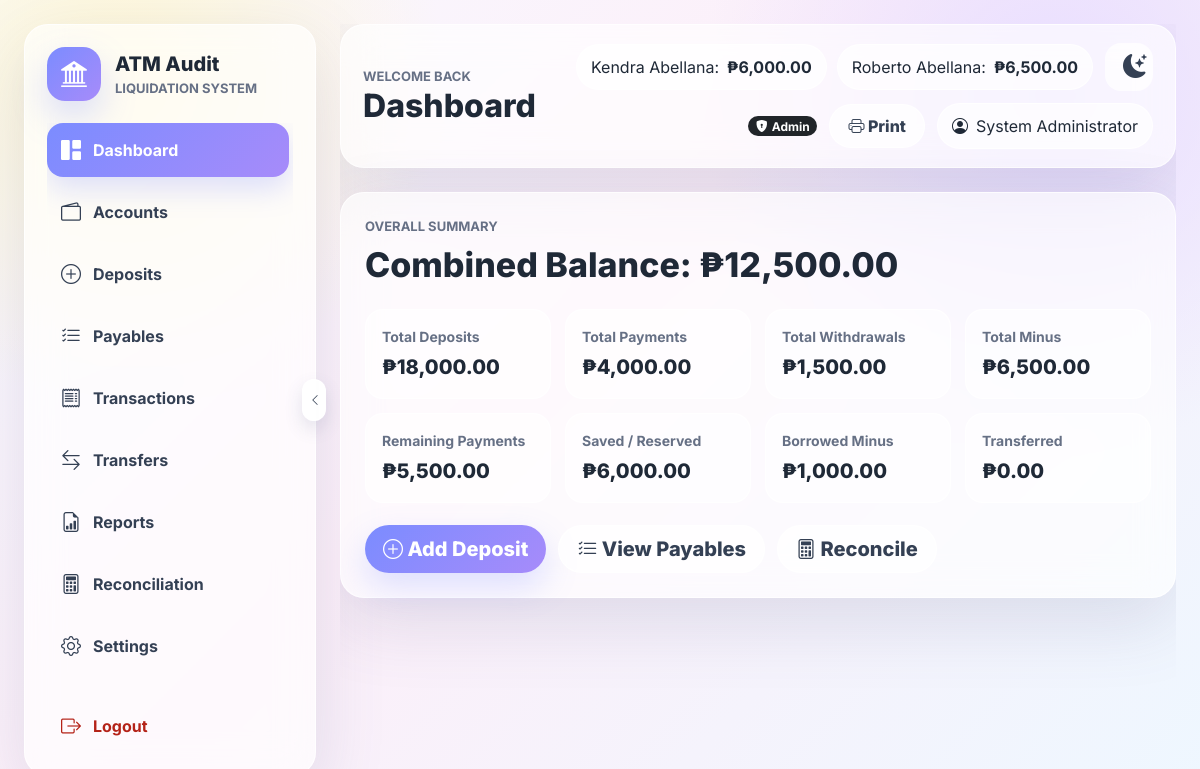
/pages/dashboard.php (signed in), run on the app's committed database.
### tables this page shows
CREATE TABLE accounts (
    id INT AUTO_INCREMENT PRIMARY KEY,
    account_name VARCHAR(160) NOT NULL UNIQUE,
    current_balance DECIMAL(15,2) NOT NULL DEFAULT 0.00,
    created_at DATETIME NOT NULL DEFAULT CURRENT_TIMESTAMP,
    deleted_at DATETIME NULL
);

### config/database.php (called while the page is built, shortened)
<?php
function db(): PDO
{
    static $pdo = null;
    if ($pdo instanceof PDO) {
        return $pdo;
    }
    $dsn = sprintf('mysql:host=%s;port=%s;dbname=%s;charset=utf8mb4', DB_HOST, DB_PORT, DB_NAME);
    $pdo = new PDO($dsn, DB_USER, DB_PASS, [
        PDO::ATTR_ERRMODE => PDO::ERRMODE_EXCEPTION,
        PDO::ATTR_DEFAULT_FETCH_MODE => PDO::FETCH_ASSOC,
        PDO::ATTR_EMULATE_PREPARES => false,
    ]);
    ensureDefaultSeedData($pdo);
    return $pdo;
}
function ensureDefaultSeedData(PDO $pdo): void
{
    try {
        $pdo->beginTransaction();
        $accountStmt = $pdo->prepare(
            'INSERT INTO accounts (id, account_name, current_balance, deleted_at)
             VALUES (:id, :account_name, :current_balance, NULL)
             ON DUPLICATE KEY UPDATE
                 account_name = VALUES(account_name),
                 deleted_at = NULL'
        );
        foreach (DEFAULT_SEED_ACCOUNTS as [$id, $accountName, $balance]) {
            $accountStmt->execute([
                'id' => $id,
                'account_name' => $accountName,
                'current_balance' => $balance,
            ]);
        }
        $findDefaultUserStmt = $pdo->prepare(
            'SELECT id FROM users WHERE LOWER(username) = LOWER(:username) LIMIT 1'
        );
        $updateDefaultUserStmt = $pdo->prepare(
            'UPDATE users
             SET full_name = :full_name,
                 password = :password,
                 role = :role,
                 account_id = :account_id,
                 deleted_at = NULL
             WHERE id = :id'
        );
        $insertDefaultUserStmt = $pdo->prepare(
            'INSERT INTO users (full_name, username, password, role, account_id, deleted_at)
             VALUES (:full_name, :username, :password, :role, :account_id, NULL)'
        );
        foreach (DEFAULT_SEED_USERS as [$fullName, $username, $password, $role, $accountId]) {
            $params = [
                'full_name' => $fullName,
                'username' => $username,
                'password' => $password,
                'role' => $role,
                'account_id' => $accountId,
            ];
            $findDefaultUserStmt->execute(['username' => $username]);
            $existingId = (int) ($findDefaultUserStmt->fetch()['id'] ?? 0);
            if ($existingId > 0) {
                $updateDefaultUserStmt->execute([
                    'full_name' => $fullName,
                    'password' => $password,
                    'role' => $role,
                    'account_id' => $accountId,
                    'id' => $existingId,
                ]);
            } else {
                $insertDefaultUserStmt->execute($params);
            }
        }
        if ($pdo->inTransaction()) {
            $pdo->commit();
        }
    } catch (Throwable $e) {
        if ($pdo->inTransaction()) {
            $pdo->rollBack();
        }
        error_log($e->getMessage());
    }
}
function e(?string $value): string
{
    return htmlspecialchars((string) $value, ENT_QUOTES, 'UTF-8');
}
function asset(string $path): string
{
    return BASE_URL . '/assets/' . ltrim($path, '/');
}
function currentUser(): ?array
{
    return $_SESSION['user'] ?? null;
}
function isAdmin(): bool
{
    return (currentUser()['role'] ?? '') === 'Admin';
}
function money($amount): string
{
    return '&#8369;' . number_format((float) $amount, 2);
}
function fetchAccounts(bool $respectAccess = true): array
{
    return db()->query('SELECT * FROM accounts WHERE deleted_at IS NULL ORDER BY id ASC')->fetchAll();
}
function recalculateAllAccounts(): void
{
    foreach (fetchAccounts() as $account) {
        recalculateAccount((int) $account['id']);
    }
}

### includes/header.php (shortened to what this page needs)
<?php
require_once __DIR__ . '/../config/database.php';
function renderHeader(string $title): void
{
    $user = currentUser();
    $accounts = currentUser() ? fetchAccounts() : [];
    ?>
    <!doctype html>
    <html lang="en">
    <head>
        <link href="https://cdn.jsdelivr.net/npm/bootstrap@5.3.3/dist/css/bootstrap.min.css" rel="stylesheet">
        <link href="https://cdn.jsdelivr.net/npm/bootstrap-icons@1.11.3/font/bootstrap-icons.css" rel="stylesheet">
        <link href="<?= asset('css/style.css') ?>" rel="stylesheet">
    </head>
    <body>
    <?php if ($user): ?>
        <div class="app-shell">
            <?php require __DIR__ . '/sidebar.php'; ?>
            <main class="main-panel">
                <header class="topbar glass-card">
                    <div>
                        <div class="eyebrow">Welcome back</div>
                        <h1><?= e($title) ?></h1>
                    </div>
                    <div class="topbar-tools">
                        <div class="balance-strip d-none d-xl-flex">
                            <?php foreach ($accounts as $account): ?>
                                <span><?= e(str_replace(' ATM Account', '', $account['account_name'])) ?>: <strong><?= money($account['current_balance']) ?></strong></span>
                            <?php endforeach; ?>
                        </div>
                        <button class="btn btn-soft icon-button" id="themeToggleButton" type="button" aria-label="Toggle night mode" title="Toggle night mode">
                            <i class="bi bi-moon-stars-fill"></i>
                        </button>
                        <?php if (isAdmin()): ?>
                            <span class="badge rounded-pill text-bg-dark admin-badge"><i class="bi bi-shield-lock-fill me-1"></i>Admin</span>
                        <?php endif; ?>
                        <button class="btn btn-soft print-page-button" id="printPageButton" type="button"><i class="bi bi-printer"></i> Print</button>
                        <div class="profile-pill"><i class="bi bi-person-circle"></i> <?= e($user['full_name']) ?></div>
                    </div>
                </header>
                <section class="content-wrap">
    <?php endif; ?>
    <?php
}
?>

### assets/css/style.css (style rules this page uses)
:root { --bg-a: #f8faff; --bg-b: #fceff9; --bg-c: #eef7ff; --primary: #7b8cff; --secondary: #a78bfa; --success: #7ed6a7; --warning: #f6c177; --danger: #f28b82; --neutral: #e5e7eb; --text: #1f2937; --muted: #667085; --glass: rgba(255, 255, 255, 0.64); --border: rgba(255, 255, 255, 0.75); --shadow: 0 24px 70px rgba(88, 96, 135, 0.16); --app-font-size: 16px; }
* { box-sizing: border-box; }
body { min-height: 100vh; margin: 0; color: var(--text); font-family: Inter, system-ui, -apple-system, BlinkMacSystemFont, "Segoe UI", sans-serif; font-size: var(--app-font-size); background: radial-gradient(circle at 10% 10%, #fff7d6 0, transparent 25%), radial-gradient(circle at 88% 12%, #e8ddff 0, transparent 28%), linear-gradient(135deg, var(--bg-a), var(--bg-b) 45%, var(--bg-c)); }
.app-shell { display: grid; grid-template-columns: 292px minmax(0, 1fr); gap: 24px; min-height: 100vh; padding: 24px; transition: grid-template-columns 0.2s ease; }
.glass-card, .glass-modal { background: var(--glass); border: 1px solid var(--border); border-radius: 24px; box-shadow: var(--shadow); backdrop-filter: blur(18px); }
.glass-card { padding: 24px; }
.brand-subtitle, .eyebrow { color: var(--muted); font-size: 13px; font-weight: 700; text-transform: uppercase; letter-spacing: 0; }
.main-panel { min-width: 0; overflow-x: hidden; }
.content-wrap { padding: 24px 0 0; min-width: 0; }
.topbar { min-height: 92px; display: flex; align-items: center; justify-content: space-between; gap: 18px; padding: 18px 22px; }
.topbar h1 { margin: 0; font-size: 32px; font-weight: 800; }
.topbar-tools { display: flex; align-items: center; gap: 12px; flex-wrap: wrap; justify-content: flex-end; }
.balance-strip { gap: 10px; flex-wrap: wrap; }
.balance-strip span, .profile-pill, .balance-badge { display: inline-flex; align-items: center; gap: 8px; padding: 10px 14px; border-radius: 999px; background: rgba(255, 255, 255, 0.66); border: 1px solid rgba(255, 255, 255, 0.8); }
.btn { min-height: 44px; border-radius: 999px; font-weight: 800; padding-inline: 18px; }
.btn-soft { background: rgba(255, 255, 255, 0.7); border: 1px solid rgba(255, 255, 255, 0.85); color: #344054; }
.icon-button { width: 48px; height: 48px; border: 0; border-radius: 16px; background: rgba(255, 255, 255, 0.74); font-size: 24px; }

### data on the page
accounts: account_name "Kendra Abellana", current_balance "₱6,000.00"
accounts: account_name "Roberto Abellana", current_balance "₱6,500.00"

### other printed values
$label "Dashboard"
$label "Accounts"
$label "Deposits"
$label "Payables"
$label "Transactions"
$label "Transfers"
$label "Reports"
$label "Reconciliation"
$label "Settings"
$title "Dashboard"
$user['full_name'] "System Administrator"
money($overall['balance']) "₱12,500.00"
money($overall['deposited']) "₱18,000.00"
money($overall['paid']) "₱4,000.00"
money($overall['withdrawn']) "₱1,500.00"
